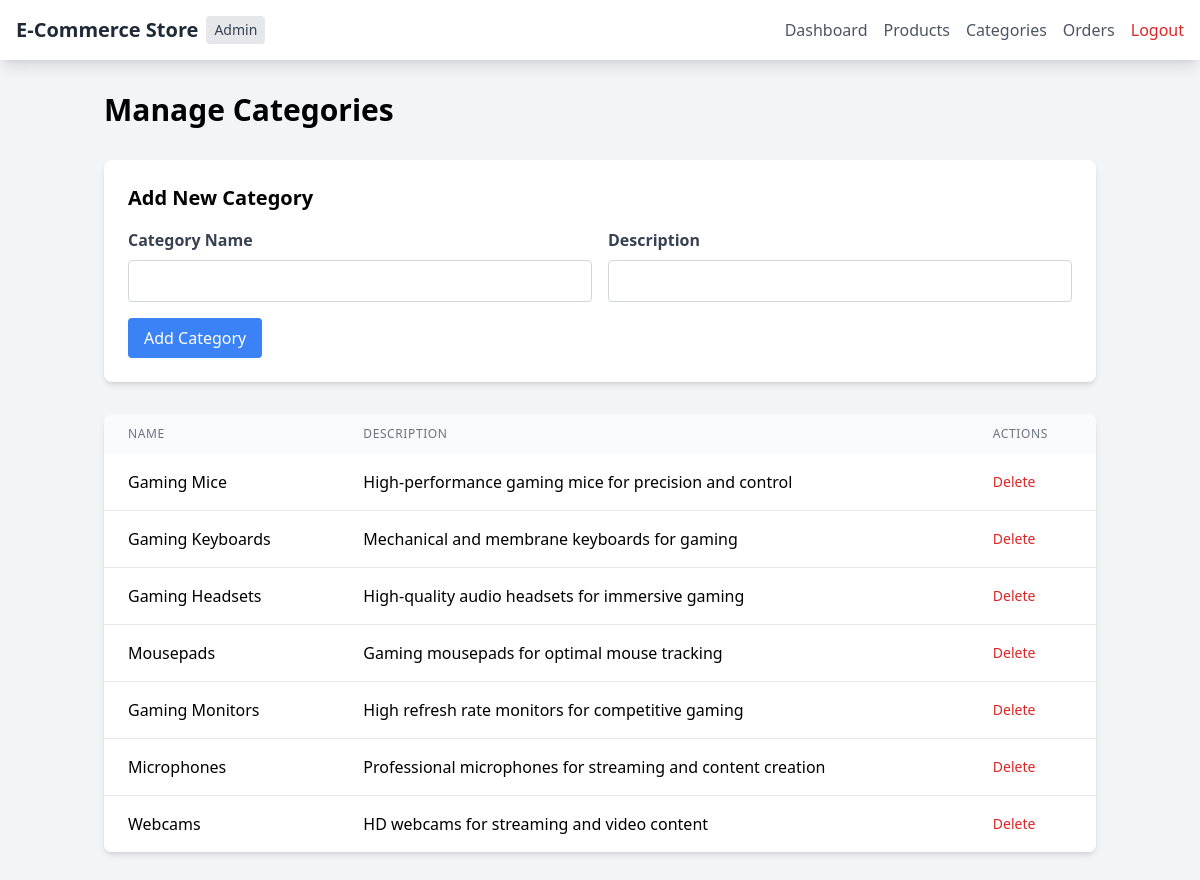
Screenshot of /admin/categories.php (signed in) with the database file from the repository.
### tables this page shows
CREATE TABLE categories (
    id INT PRIMARY KEY AUTO_INCREMENT,
    name VARCHAR(100) NOT NULL,
    description TEXT,
    created_at TIMESTAMP DEFAULT CURRENT_TIMESTAMP
);

### includes/functions.php (called while the page is built, shortened)
<?php
require_once __DIR__ . '/../config/database.php';
function getAllCategories() {
    global $pdo;
    try {
        $stmt = $pdo->query("SELECT * FROM categories");
        return $stmt->fetchAll();
    } catch(PDOException $e) {
        return [];
    }
}
?>

### admin/categories.php (the view, shortened to what this page needs)
<?php
require_once '../includes/functions.php';
$categories = getAllCategories();
?>
<!DOCTYPE html>
<html lang="en">
<head>
    <script src="https://cdn.tailwindcss.com"></script>
</head>
<body class="bg-gray-100">
    <?php include 'includes/admin_header.php'; ?>
    <div class="container mx-auto px-4 py-8">
        <h1 class="text-3xl font-bold mb-8">Manage Categories</h1>
        <div class="bg-white rounded-lg shadow-md p-6 mb-8">
            <h2 class="text-xl font-semibold mb-4">Add New Category</h2>
            <form action="categories.php" method="POST">
                <div class="grid grid-cols-1 md:grid-cols-2 gap-4">
                    <div>
                        <label for="name" class="block text-gray-700 font-bold mb-2">Category Name</label>
                        <input type="text" id="name" name="name" required
                               class="w-full px-3 py-2 border border-gray-300 rounded focus:outline-none focus:border-blue-500">
                    </div>
                    <div>
                        <label for="description" class="block text-gray-700 font-bold mb-2">Description</label>
                        <input type="text" id="description" name="description"
                               class="w-full px-3 py-2 border border-gray-300 rounded focus:outline-none focus:border-blue-500">
                    </div>
                </div>
                <button type="submit" name="save_category"
                        class="mt-4 bg-blue-500 text-white px-4 py-2 rounded hover:bg-blue-600">
                    Add Category
                </button>
            </form>
        </div>
        <div class="bg-white rounded-lg shadow-md overflow-hidden">
            <table class="min-w-full">
                <thead>
                    <tr class="bg-gray-50">
                        <th class="px-6 py-3 text-left text-xs font-medium text-gray-500 uppercase tracking-wider">Name</th>
                        <th class="px-6 py-3 text-left text-xs font-medium text-gray-500 uppercase tracking-wider">Description</th>
                        <th class="px-6 py-3 text-left text-xs font-medium text-gray-500 uppercase tracking-wider">Actions</th>
                    </tr>
                </thead>
                <tbody class="bg-white divide-y divide-gray-200">
                    <?php foreach ($categories as $category): ?>
                    <tr>
                        <td class="px-6 py-4 whitespace-nowrap"><?php echo htmlspecialchars($category['name']); ?></td>
                        <td class="px-6 py-4"><?php echo htmlspecialchars($category['description']); ?></td>
                        <td class="px-6 py-4 whitespace-nowrap text-sm font-medium">
                            <form action="categories.php" method="POST" class="inline">
                                <button type="submit" name="delete_category"
                                        class="text-red-600 hover:text-red-900"
                                        onclick="return confirm('Are you sure you want to delete this category?')">
                                    Delete
                                </button>
                            </form>
                        </td>
                    </tr>
                    <?php endforeach; ?>
                </tbody>
            </table>
        </div>
    </div>
</body>
</html>

### admin/includes/admin_header.php
<nav class="bg-white shadow-lg">
    <div class="max-w-7xl mx-auto px-4">
        <div class="flex justify-between items-center py-4">
            <div class="flex items-center">
                <a href="../index.php" class="text-xl font-bold text-gray-800">E-Commerce Store</a>
                <span class="ml-2 px-2 py-1 bg-gray-200 text-gray-700 text-sm rounded">Admin</span>
            </div>
            <div class="flex items-center space-x-4">
                <a href="dashboard.php" class="text-gray-600 hover:text-gray-900">Dashboard</a>
                <a href="products.php" class="text-gray-600 hover:text-gray-900">Products</a>
                <a href="categories.php" class="text-gray-600 hover:text-gray-900">Categories</a>
                <a href="orders.php" class="text-gray-600 hover:text-gray-900">Orders</a>
                <a href="../logout.php" class="text-red-600 hover:text-red-700">Logout</a>
            </div>
        </div>
    </div>
</nav>

### rows the page displays
categories: name "Gaming Mice", description "High-performance gaming mice for precision and control"
categories: name "Gaming Keyboards", description "Mechanical and membrane keyboards for gaming"
categories: name "Gaming Headsets", description "High-quality audio headsets for immersive gaming"
categories: name "Mousepads", description "Gaming mousepads for optimal mouse tracking"
categories: name "Gaming Monitors", description "High refresh rate monitors for competitive gaming"
categories: name "Microphones", description "Professional microphones for streaming and content creation"
categories: name "Webcams", description "HD webcams for streaming and video content"
